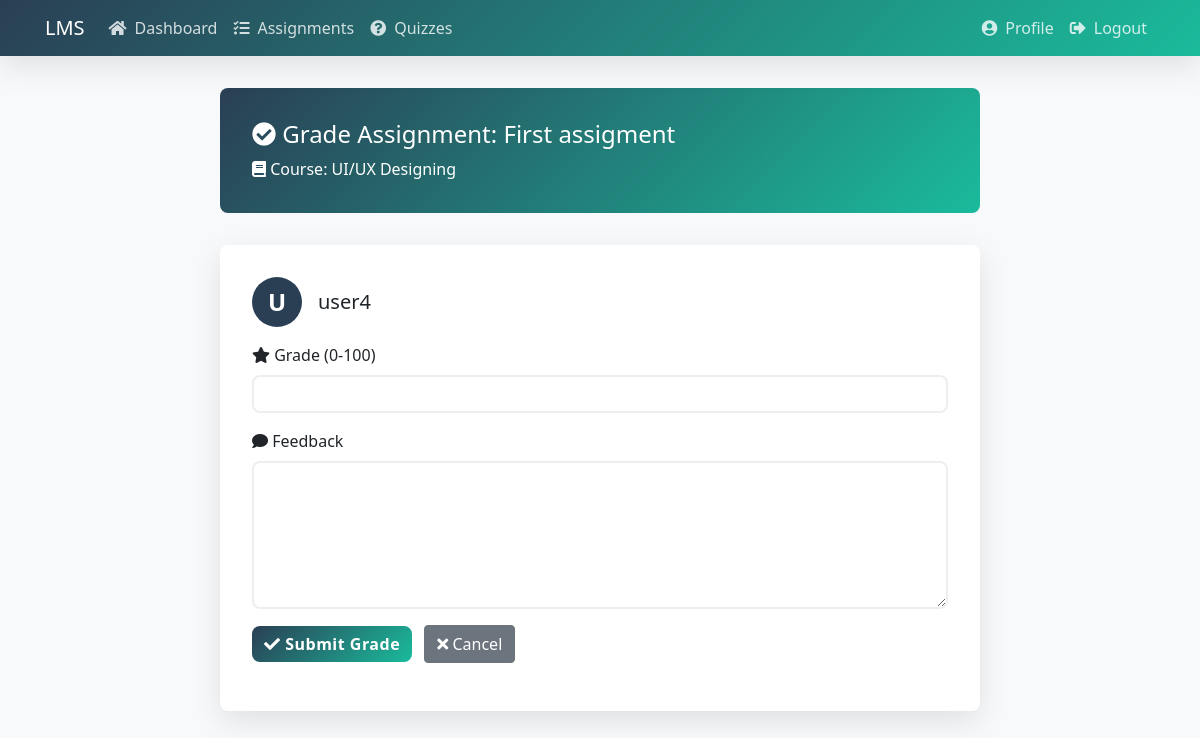
Page /grade_assignment.php?submission_id=12 (signed in) on the committed database.
### tables this page shows
CREATE TABLE IF NOT EXISTS `submissions` (
  `submission_id` int NOT NULL AUTO_INCREMENT,
  `assignment_id` int NOT NULL,
  `student_id` int NOT NULL,
  `file_path` varchar(255) DEFAULT NULL,
  `submitted_at` datetime NOT NULL DEFAULT CURRENT_TIMESTAMP,
  `grade` decimal(5,2) DEFAULT NULL,
  `feedback` text,
  PRIMARY KEY (`submission_id`),
  KEY `assignment_id` (`assignment_id`),
  KEY `student_id` (`student_id`),
  KEY `idx_submissions_time` (`submitted_at`)
);

CREATE TABLE IF NOT EXISTS `assignments` (
  `assignment_id` int NOT NULL AUTO_INCREMENT,
  `course_id` int NOT NULL,
  `title` varchar(150) NOT NULL,
  `description` text,
  `due_date` datetime DEFAULT NULL,
  `created_at` timestamp NOT NULL DEFAULT CURRENT_TIMESTAMP,
  PRIMARY KEY (`assignment_id`),
  KEY `course_id` (`course_id`),
  KEY `idx_assignments_due` (`due_date`)
);

CREATE TABLE IF NOT EXISTS `courses` (
  `course_id` int NOT NULL AUTO_INCREMENT,
  `title` varchar(150) NOT NULL,
  `description` text,
  `instructor_id` int NOT NULL,
  `created_at` timestamp NOT NULL DEFAULT CURRENT_TIMESTAMP,
  PRIMARY KEY (`course_id`),
  KEY `instructor_id` (`instructor_id`)
);

CREATE TABLE IF NOT EXISTS `users` (
  `user_id` int NOT NULL AUTO_INCREMENT,
  `username` varchar(50) NOT NULL,
  `email` varchar(100) NOT NULL,
  `password` varchar(255) NOT NULL,
  `role` enum('student','instructor','admin') NOT NULL DEFAULT 'student',
  `full_name` varchar(100) DEFAULT NULL,
  `created_at` timestamp NOT NULL DEFAULT CURRENT_TIMESTAMP,
  `reset_token` varchar(64) DEFAULT NULL,
  `reset_expires` datetime DEFAULT NULL,
  PRIMARY KEY (`user_id`),
  UNIQUE KEY `username` (`username`),
  UNIQUE KEY `email` (`email`)
);

### grade_assignment.php (the view, shortened to what this page needs)
<?php
require_once "config/database.php";
$submission_id = (int)$_GET['submission_id'];
$instructor_id = (int)$_SESSION["id"];
$sql = "SELECT s.*, a.title as assignment_title, a.course_id, c.title as course_title,
        u.full_name as student_name
        FROM submissions s
        JOIN assignments a ON s.assignment_id = a.assignment_id
        JOIN courses c ON a.course_id = c.course_id
        JOIN users u ON s.student_id = u.user_id
        WHERE s.submission_id = ? AND c.instructor_id = ?";
$stmt = mysqli_prepare($conn, $sql);
mysqli_stmt_bind_param($stmt, "ii", $submission_id, $instructor_id);
mysqli_stmt_execute($stmt);
$result = mysqli_stmt_get_result($stmt);
$submission = mysqli_fetch_assoc($result);
?>
<!DOCTYPE html>
<html lang="en">
<head>
    <link rel="stylesheet" href="https://stackpath.bootstrapcdn.com/bootstrap/4.5.2/css/bootstrap.min.css">
    <link rel="stylesheet" href="https://cdnjs.cloudflare.com/ajax/libs/font-awesome/5.15.4/css/all.min.css">
</head>
<body>
    <nav class="navbar navbar-expand-lg navbar-dark">
        <div class="container">
            <a class="navbar-brand" href="index.php">LMS</a>
            <div class="collapse navbar-collapse" id="navbarNav">
                <ul class="navbar-nav mr-auto">
                    <li class="nav-item">
                        <a class="nav-link" href="index.php">
                            <i class="fas fa-home"></i>Dashboard
                        </a>
                    </li>
                    <li class="nav-item">
                        <a class="nav-link" href="assignments.php">
                            <i class="fas fa-tasks"></i>Assignments
                        </a>
                    </li>
                    <li class="nav-item">
                        <a class="nav-link" href="quizzes.php">
                            <i class="fas fa-question-circle"></i>Quizzes
                        </a>
                    </li>
                </ul>
                <ul class="navbar-nav">
                    <li class="nav-item">
                        <a class="nav-link" href="profile.php">
                            <i class="fas fa-user-circle"></i>Profile
                        </a>
                    </li>
                    <li class="nav-item">
                        <a class="nav-link" href="logout.php">
                            <i class="fas fa-sign-out-alt"></i>Logout
                        </a>
                    </li>
                </ul>
            </div>
        </div>
    </nav>
    <div class="wrapper">
        <div class="grade-header">
            <h4><i class="fas fa-check-circle"></i> Grade Assignment: <?php echo htmlspecialchars($submission['assignment_title']); ?></h4>
            <p class="mb-0"><i class="fas fa-book"></i> Course: <?php echo htmlspecialchars($submission['course_title']); ?></p>
        </div>
        <div class="grade-form">
            <div class="student-info">
                <div class="student-avatar">
                    <?php echo strtoupper(substr($submission['student_name'], 0, 1)); ?>
                </div>
                <div>
                    <h5 class="mb-0"><?php echo htmlspecialchars($submission['student_name']); ?></h5>
                </div>
            </div>
            <form action="grade_assignment.php?submission_id=<?php echo $submission_id; ?>" method="POST">
                <div class="form-group">
                    <label><i class="fas fa-star"></i> Grade (0-100)</label>
                    <input type="number" class="form-control" id="grade" name="grade"
                           min="0" max="100" step="0.1" required
                           value="<?php echo $submission['grade'] ?? ''; ?>">
                </div>
                <div class="form-group">
                    <label><i class="fas fa-comment"></i> Feedback</label>
                    <textarea class="form-control" id="feedback" name="feedback" rows="5"><?php
                    ?></textarea>
                </div>
                <div class="form-group">
                    <button type="submit" class="btn btn-primary">
                        <i class="fas fa-check"></i> Submit Grade
                    </button>
                    <a href="assignments.php" class="btn btn-secondary ml-2">
                        <i class="fas fa-times"></i> Cancel
                    </a>
                </div>
            </form>
        </div>
    </div>
</body>
</html>
</html>
</html>
</html>

### grade_assignment.php (style rules this page uses)
:root { --primary-color: #2A3F54; --secondary-color: #1ABB9C; --border-radius: 8px; --box-shadow: 0 10px 30px rgba(0,0,0,0.1); --transition: all 0.3s ease; }
body { font-family: 'Segoe UI', system-ui, -apple-system, sans-serif; background: #f8f9fa; }
.navbar { background: linear-gradient(135deg, var(--primary-color), var(--secondary-color)) !important; box-shadow: var(--box-shadow); }
.wrapper { max-width: 800px; margin: 2rem auto; padding: 0 20px; }
.grade-header { background: linear-gradient(135deg, var(--primary-color), var(--secondary-color)); color: white; padding: 2rem; border-radius: var(--border-radius); margin-bottom: 2rem; }
.grade-form { background: white; padding: 2rem; border-radius: var(--border-radius); box-shadow: var(--box-shadow); }
.form-control { border: 2px solid #eee; border-radius: var(--border-radius); padding: 0.75rem; transition: var(--transition); }
.btn-primary { background: linear-gradient(135deg, var(--primary-color), var(--secondary-color)); border: none; border-radius: var(--border-radius); font-weight: 600; letter-spacing: 0.5px; transition: var(--transition); }
.nav-link { color: rgba(255,255,255,0.8) !important; transition: var(--transition); display: flex; align-items: center; gap: 8px; }
.student-info { display: flex; align-items: center; gap: 1rem; margin-bottom: 1rem; }
.student-avatar { width: 50px; height: 50px; border-radius: 50%; background: var(--primary-color); color: white; display: flex; align-items: center; justify-content: center; font-size: 1.5rem; font-weight: 700; }

### rows in the picture
submissions: assignment.title "First assigment", courses.title "UI/UX Designing", student.full_name "U", student.full_name "user4"
